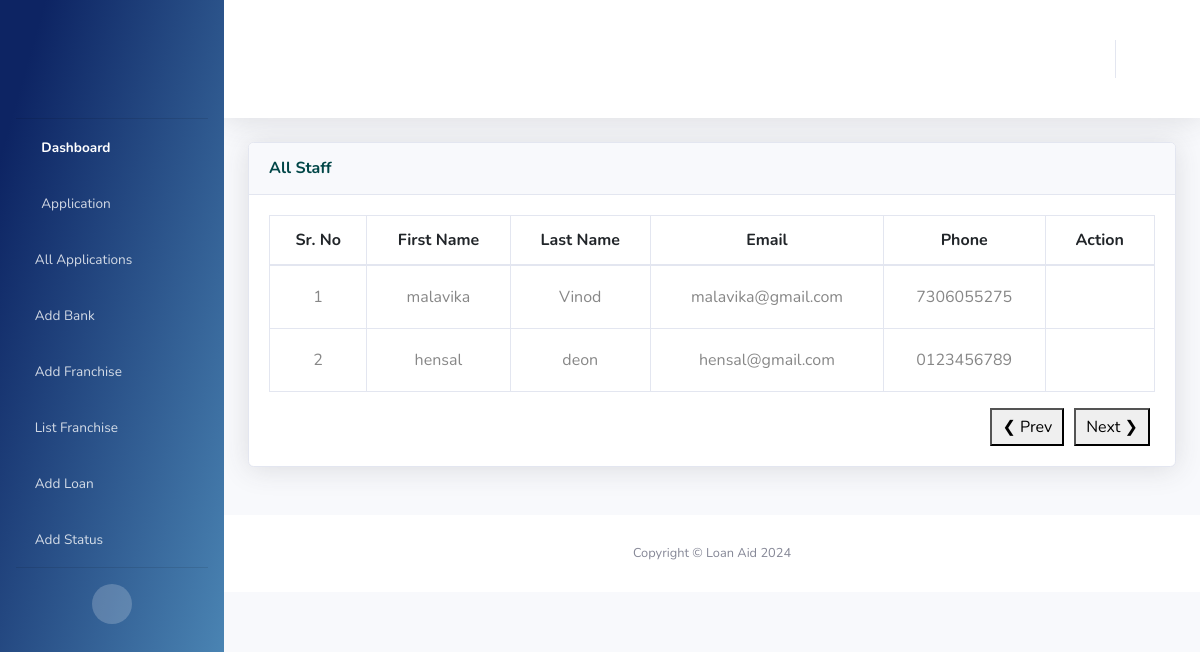
The page /list_staff/ (signed in) on the database its author committed.
### UserApp/models.py (models this page shows, shortened)
class StaffModel(models.Model):
    staff_id = models.AutoField(primary_key=True)
    first_name = models.CharField(max_length=100)
    last_name = models.CharField(max_length=100, blank=True, null=True)
    email = models.EmailField(unique=True)
    phone_no = models.CharField(
        max_length=10,
        validators=[
            RegexValidator(
                regex=r"^\d{10}$", message="Enter a valid 10-digit mobile number."
            )
        ],
    )
    password = models.CharField(max_length=128, null=True)
    is_active = models.BooleanField(default=True)
    is_staff = models.BooleanField(default=False)
    created_at = models.DateTimeField(auto_now_add=True)
    last_login = models.DateTimeField(null=True, blank=True)
    profile_completed = models.BooleanField(default=False)
    adhaar_no = models.CharField(max_length=100, null=True, blank=True)
    adhaar_img = models.FileField(upload_to="adhaar/", null=True, blank=True)
    pan_no = models.CharField(max_length=100, null=True, blank=True)
    pan_img = models.FileField(upload_to="pancard/", null=True, blank=True)
    bank_name = models.CharField(max_length=100, null=True, blank=True)
    ifsc_code = models.CharField(max_length=100, null=True, blank=True)
    account_no = models.CharField(max_length=100, null=True, blank=True)
    branch = models.CharField(max_length=100, null=True, blank=True)

### UserApp/views.py (the view)
# urls.py: path('list_staff/',views.list_staff,name='list_staff'),
def list_staff(request):
    all_staff = StaffModel.objects.all()
    context = {'all_staff': all_staff}
    return render(request, 'all_staffs.html', context)

### templates/all_staffs.html (shortened to what this page needs)
{% extends 'includes/base.html' %}
{% load static %}
{% block content %}
                <div class="container-fluid">
                    <div class="row">
                        <div class="col-lg-12 mb-4">
                          <div class="card shadow mb-4">
                            <div class="card-header py-3">
                              <h6 class="m-0 font-weight-bold text-primary">All Staff</h6>
                            </div>
                            <div class="card-body">
                              <div class="table-responsive-xxl">
                                <table class="table table-bordered table-hover all-staff">
                                  <thead>
                                    <tr>
                                      <th scope="col">Sr. No</th>
                                      <th scope="col">First Name</th>
                                      <th scope="col">Last Name</th>
                                      <th scope="col">Email</th>
                                      <th scope="col">Phone</th>
                                      <th scope="col">Action</th>
                                    </tr>
                                  </thead>
                                  <tbody>
                                    {% for staff in all_staff %}
                                    <tr>
                                      <td>{{ forloop.counter }}</td>
                                      <td>{{ staff.first_name }}</td>
                                      <td>{{ staff.last_name }}</td>
                                      <td>{{ staff.email }}</td>
                                      <td>{{ staff.phone_no }}</td>
                                      <td>
                                        {% if staff.staff_id %}
                                          <a href="{% url 'view_profile' staff.staff_id %}">
                                            <i class="fa fa-eye" style="color: green"></i>
                                          </a>
                                          <form action="{% url 'delete_staff' staff.staff_id %}" method="post" style="display: inline">
                                            <button type="submit" class="btn" onclick="return confirm('Are you sure you want to delete this staff member?');">
                                              <i class="fa fa-trash-alt" style="color: red"></i>
                                            </button>
                                          </form>
                                        {% else %}
                                          <span>Missing ID</span>
                                        {% endif %}
                                      </td>
                                    </tr>
                                    {% endfor %}
                                  </tbody>
                                </table>
                                <div class="pagination">
                                  <button class="prev" onclick="changePage(-1)">&#10094; Prev</button>
                                  <button class="next" onclick="changePage(1)">Next &#10095;</button>
                                </div>
                              </div>
                            </div>
                          </div>
                        </div>
                      </div>
            </div>
            <footer class="sticky-footer bg-white">
                <div class="container my-auto">
                    <div class="copyright text-center my-auto">
                        <span>Copyright &copy; Loan Aid 2024</span>
                    </div>
                </div>
            </footer>
        </div>
    </div>
    {% endblock %}

### templates/includes/base.html (style rules this page uses)
.table th { white-space: nowrap; }
.table td { white-space: nowrap; color: #878787; }
.table { width: 100%; margin-bottom: 1rem; background-color: transparent; }
.table th, .table td { padding: 12px 15px; vertical-align: middle; text-align: center; }
.pagination { display: flex; justify-content: flex-end; margin-top: 10px; }
.pagination button { margin: 0 5px; padding: 5px 10px; cursor: pointer; }

### rows shown on the page
StaffModel: first_name "malavika", last_name "Vinod", email "malavika@gmail.com", phone_no "7306055275"
StaffModel: first_name "hensal", last_name "deon", email "hensal@gmail.com", phone_no "0123456789"
